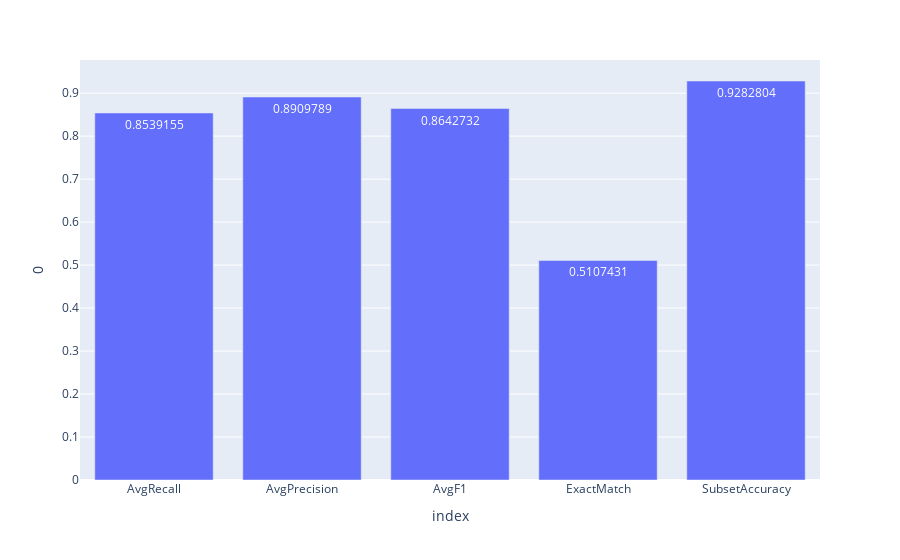

The cell this chart's notebook holds for it:
### Code cell
avgDf = pd.DataFrame(
    {
        "AvgRecall" : [avgRecall],
        "AvgPrecision" : [avgPrecision],
        "AvgF1" : [avgF1],
        "ExactMatch" : [accuracy],
        "SubsetAccuracy" : [subsetAcc2],


    }
).transpose().reset_index()
# fig = px.bar(avgDf, x = 'part', y = 'recall')
fig = px.bar(avgDf, x = 'index', y = 0, text_auto=True)

fig

### Figure 1 — Plotly figure (JSON) as saved in the notebook; plotly's stock layout.template omitted (floating-point values rounded to 4 significant figures)
{"data": [{"alignmentgroup": "True", "hovertemplate": "index=%{x}<br>0=%{y}<extra></extra>", "legendgroup": "", "marker": {"color": "#636efa", "pattern": {"shape": ""}}, "name": "", "offsetgroup": "", "orientation": "v", "showlegend": false, "textposition": "auto", "texttemplate": "%{y}", "type": "bar", "x": ["AvgRecall", "AvgPrecision", "AvgF1", "ExactMatch", "SubsetAccuracy"], "xaxis": "x", "y": [0.8539, 0.891, 0.8643, 0.5107, 0.9283], "yaxis": "y"}], "layout": {"barmode": "relative", "legend": {"tracegroupgap": 0}, "margin": {"t": 60}, "xaxis": {"anchor": "y", "domain": [0, 1], "title": {"text": "index"}}, "yaxis": {"anchor": "x", "domain": [0, 1], "title": {"text": "0"}}}}
